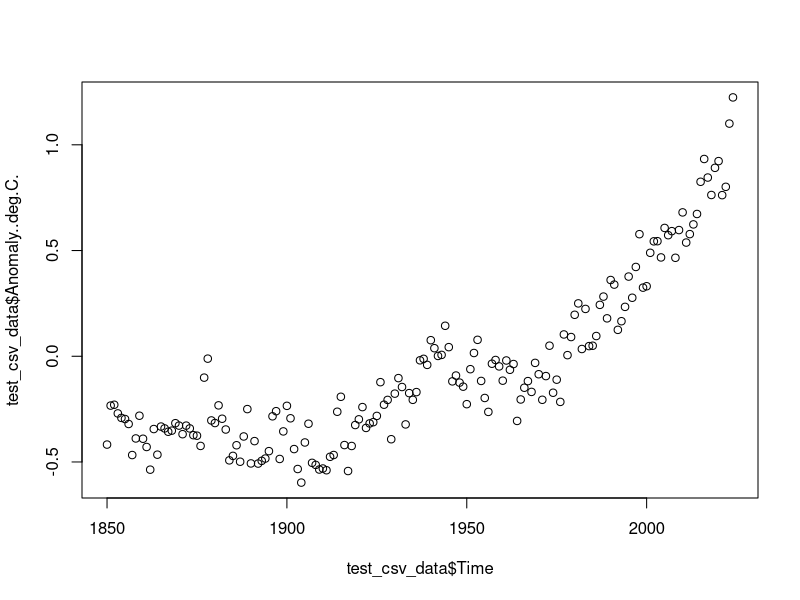
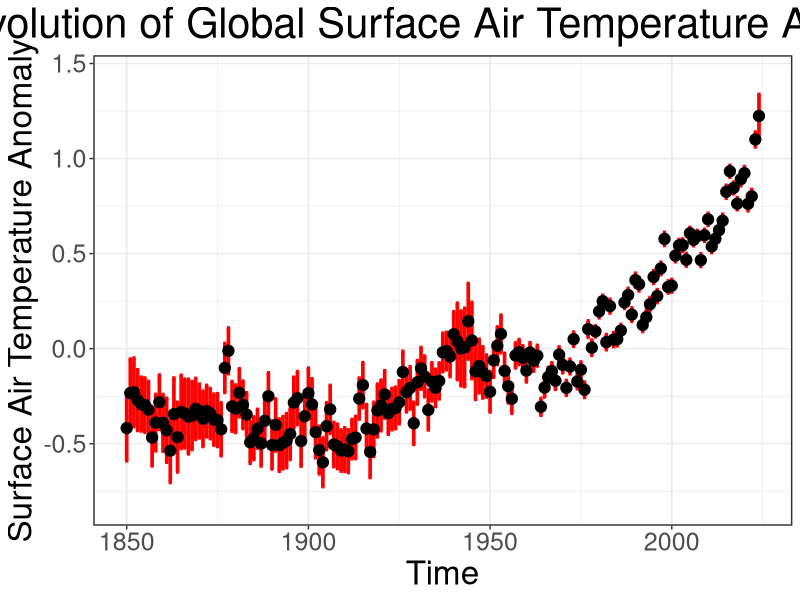
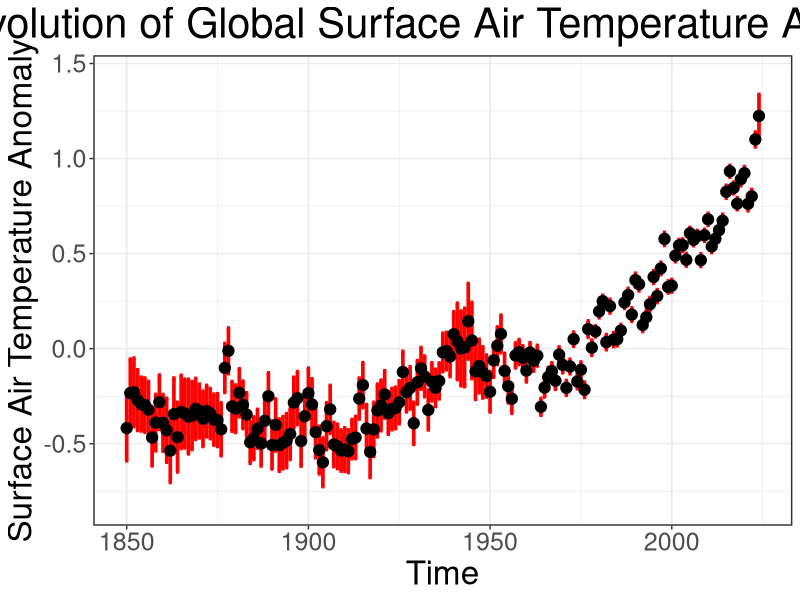

Write the R code that produced these figures, in order.
## ---- chunk 1
library(knitr)
library(tidyr)
library(tidyverse)
library(ncdf4) # for NetCDF
library(colorspace)
library(cowplot)
library(ggforce)
library(quantmod)
library(ggplot2)
library(ggridges) # for geom_density_ridges
library(viridis)  # Load viridis for the viridis palette
opts_chunk$set(fig.align="center", fig.height=4, fig.width=5.5)

## ---- chunk 2

test_csv_data <- 
  read.csv("./sat_data/HadCRUT.5.0.2.0.analysis.summary_series.global.annual.csv")

head(test_csv_data)
print(colnames(test_csv_data)[2])

plot(test_csv_data$Time, test_csv_data$Anomaly..deg.C.)

test_csv_plot <- 
    test_csv_data %>%
        ggplot(
            aes(
                y = Anomaly..deg.C.,
                x = Time
            )
        ) + 
        geom_errorbar(
                      aes(
                          ymin = Lower.confidence.limit..2.5.., 
                          ymax = Upper.confidence.limit..97.5..,
                          color = 'red'),
                      size = 1.25
        ) +
        geom_point(size = 3.5) +
        scale_color_identity() +
        scale_x_continuous(name = bquote('Time'), 
#                           limits = c(1100,1700),
#                           breaks = c(1100, 1200, 1300, 1400, 1500, 1600, 1700),
#                           labels = c("1100", "1200", "1300", "1400", "1500", "1600", "1700"),#,
                           expand = expansion(mult = c(0.05,0.05))
        ) + 
        scale_y_continuous(name = "Surface Air Temperature Anomaly", 
#                           limits = c(0,28000), 
#                           breaks = c(0, 7000, 14000, 21000, 28000),
#                           labels = c("0", "7000", "14000", "21000", "28000"),#,
                           expand = expansion(mult = c(0.1,0.1))
        ) +
        ggtitle(
#            bquote('Raman Spectra of Samples from \n Haynesville Formation')
            bquote("Time Evolution of Global Surface Air Temperature Anomaly (°C)")
        ) + 
        theme_bw() +
        theme(
            plot.title = element_text(hjust = 0.5, size = 30),
            axis.title = element_text(size = 24),
            axis.text = element_text(size = 18),
            panel.grid.major.x = element_line(size=0.6),
#            panel.grid.major.x = element_blank(),
#            panel.grid.minor.x = element_blank(),
#            panel.grid.major.x = element_line( size=.1, color="black" ),
#            panel.grid.major.y = element_line(size=0.6),
#            panel.grid.major.y = element_blank(),
#            panel.grid.minor.y = element_blank()
            panel.border = element_rect(size = 1)
        )

test_csv_plot

aspect_ratio <- 1.4

ggsave("test_csv_plot.png", 
       test_csv_plot, 
       height = 10 , 
       width = 10 * aspect_ratio, 
       path = "./"
)

test_nc_data <- 
  nc_open("./sat_data/HadCRUT.5.0.2.0.analysis.summary_series.global.annual.nc")

print(test_nc_data)

print(attributes(test_nc_data$var))
print(attributes(test_nc_data$dim))

#test_sst <-
#  ncvar_get(test_nc_data, "sst")
#  
#print(dim(test_sst))
#
#test_sst <-
#  ncvar_get(test_nc_data, "sst")
#  
#head(test_sst)
